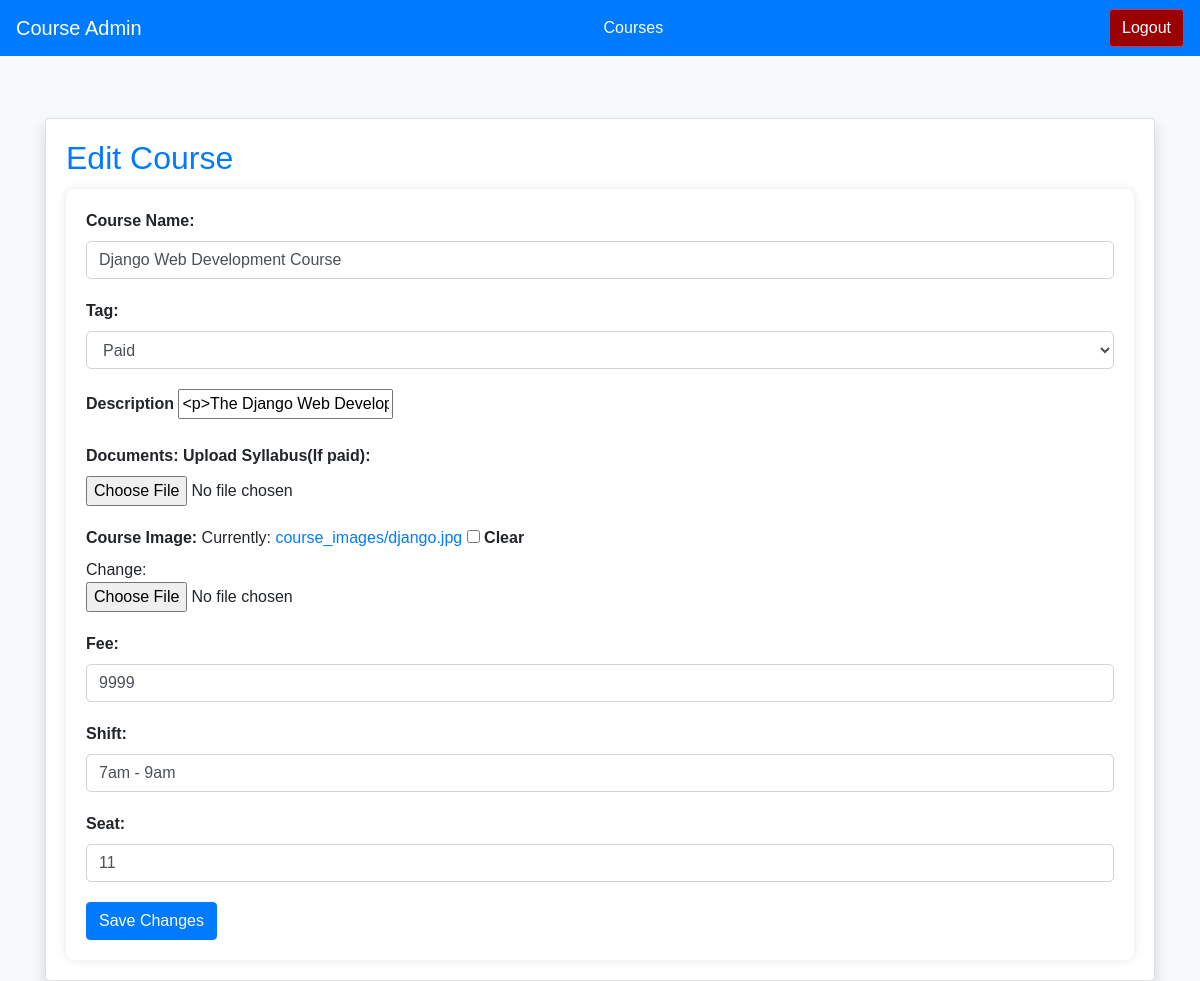
The app's page /edit/1/, older data.
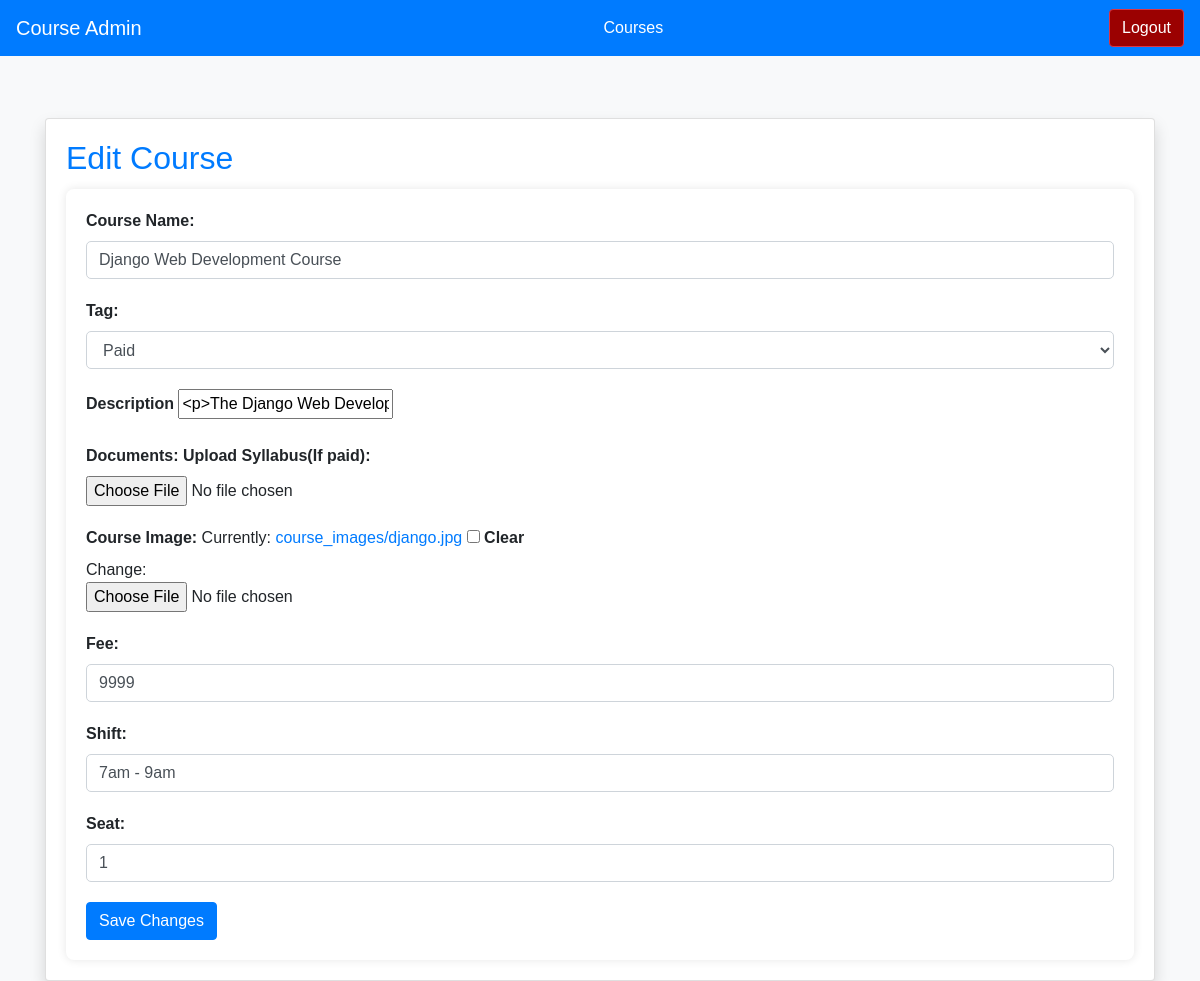
The same page, newer data.
### jobapp/models.py (models this page shows, shortened)
class Course(models.Model):
    COURSE_TAGS = [
        ('paid', 'Paid'),
        ('free', 'Free'),
            ]
    name = models.CharField(max_length=255)
    tag = models.CharField(max_length=10, choices=COURSE_TAGS, default='paid')
    description = RichTextField()
    document = models.FileField(upload_to='course_pdfs/', null=True, blank=True)
    image = models.ImageField(upload_to='course_images',null=True,blank=True)
    fee = models.CharField(max_length=255,null=True,blank=True)
    shift = models.CharField(max_length=255,null=True,blank=True)
    timestamp = models.DateTimeField(auto_now=True)
    seat = models.IntegerField(null=True,blank=True)

### RJadmin/views.py (the view)
# urls.py: path('edit/<int:course_id>/', views.edit_course, name='edit_course'),
def edit_course(request, course_id):
    course = get_object_or_404(Course, id=course_id)
    if request.method == 'POST':
        form = CourseEditForm(request.POST, request.FILES, instance=course)
        if form.is_valid():
            form.save()
            messages.success(request, 'Updated successful.')
            return redirect('RJadmin:admin_page')  # Redirect to a page displaying the list of courses
    else:
        form = CourseEditForm(instance=course)
    return render(request, 'RJadmin/edit_course.html', {'form': form, 'course': course})

### RJadmin/forms.py
class CourseEditForm(forms.ModelForm):
    description = forms.CharField(widget=CKEditorWidget())
    class Meta:
        model = Course
        fields = ['name', 'tag', 'description', 'document', 'image', 'fee', 'shift', 'seat']
        widgets = {
            'name': forms.TextInput(attrs={'class': 'form-control'}),
            'tag': forms.Select(attrs={'class': 'form-control'}),
            'document': forms.FileInput(attrs={'class': 'form-control-file'}),
            'image': forms.ClearableFileInput(attrs={'class': 'form-control-file'}),
            'fee': forms.NumberInput(attrs={'class': 'form-control'}),
            'shift': forms.TextInput(attrs={'class': 'form-control'}),
            'seat': forms.NumberInput(attrs={'class': 'form-control'}),
        }

### template/RJadmin/edit_course.html (shortened to what this page needs)
<!DOCTYPE html>
<html lang="en">
<head>
    {% load static %}
    <link rel="stylesheet" href="https://stackpath.bootstrapcdn.com/bootstrap/4.5.2/css/bootstrap.min.css">
    <link rel="stylesheet" type="text/css" href="{% static 'ckeditor/ckeditor.css' %}">
</head>
<body>
    <nav class="navbar fixed-top navbar-expand-lg">
        <a class="navbar-brand" href="#">Course Admin</a>
        <div class="collapse navbar-collapse" id="navbarNav">
            <ul class="navbar-nav mx-auto">
                 <li class="nav-item">
                    <a class="nav-link " href="{% url 'RJadmin:admin_page' %}">Courses</a>
                </li>
            </ul>
            <a href="#" onclick="showLogoutAlert()" class="btn btn-outline-danger text-white" style="background-color: rgb(155, 1, 1);">Logout</a>
        </div>
    </nav>
{% block content %}
  <div class="container mt-5">
    <div class="card shadow">
      <div class="card-body">
        <h2 class="card-title">Edit Course</h2>
<form id="myForm" method="post" enctype="multipart/form-data">
    <div class="form-group">
        <label for="{{ form.name.id_for_label }}">Course Name:</label>
        {{ form.name }}
    </div>
    <div class="form-group">
        <label for="{{ form.tag.id_for_label }}">Tag:</label>
        {{ form.tag }}
    </div>
    <div class="form-group">
        <label for="{{ form.description.id_for_label }}">Description</label>
        {{ form.description}}
    </div>
    <div class="form-group">
        <label for="{{ form.document.id_for_label }}">Documents: Upload Syllabus(If paid):</label>
        {{ form.document }}
    </div>
    <div class="form-group">
        <label for="{{ form.image.id_for_label }}">Course Image:</label>
        {{ form.image }}
    </div>
    <div class="form-group" id="feeField">
        <label for="{{ form.fee.id_for_label }}">Fee:</label>
        {{ form.fee }}
    </div>
    <div class="form-group" id="shiftField">
        <label for="{{ form.shift.id_for_label }}">Shift:</label>
        {{ form.shift }}
    </div>
    <div class="form-group" id="seatField">
        <label for="{{ form.seat.id_for_label }}">Seat:</label>
        {{ form.seat }}
    </div>
    <button type="submit" class="btn btn-primary" id="saveChangesBtn">Save Changes</button>
</form>
      </div>
    </div>
  </div>
{% endblock %}
 </body>
 </html>

Row changes from the older to the newer data that the page shows:
changed Course "Django Web Development Course": seat "11" → "1"
